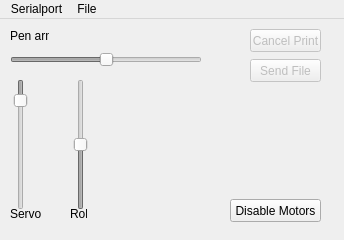
<?xml version="1.0" encoding="UTF-8"?>
<ui version="4.0">
 <class>SphereGui</class>
 <widget class="QMainWindow" name="SphereGui">
  <property name="geometry">
   <rect>
    <x>0</x>
    <y>0</y>
    <width>344</width>
    <height>240</height>
   </rect>
  </property>
  <property name="windowTitle">
   <string>SphereGui</string>
  </property>
  <widget class="QWidget" name="centralWidget">
   <widget class="QPushButton" name="btn_sendFile">
    <property name="enabled">
     <bool>false</bool>
    </property>
    <property name="geometry">
     <rect>
      <x>250</x>
      <y>40</y>
      <width>71</width>
      <height>23</height>
     </rect>
    </property>
    <property name="text">
     <string>Send File</string>
    </property>
   </widget>
   <widget class="QPushButton" name="btn_cancel">
    <property name="enabled">
     <bool>false</bool>
    </property>
    <property name="geometry">
     <rect>
      <x>250</x>
      <y>10</y>
      <width>71</width>
      <height>23</height>
     </rect>
    </property>
    <property name="text">
     <string>Cancel Print</string>
    </property>
   </widget>
   <widget class="QLabel" name="label">
    <property name="geometry">
     <rect>
      <x>10</x>
      <y>190</y>
      <width>50</width>
      <height>10</height>
     </rect>
    </property>
    <property name="maximumSize">
     <size>
      <width>50</width>
      <height>40</height>
     </size>
    </property>
    <property name="text">
     <string>Servo</string>
    </property>
   </widget>
   <widget class="QSlider" name="servoSlider">
    <property name="enabled">
     <bool>false</bool>
    </property>
    <property name="geometry">
     <rect>
      <x>10</x>
      <y>60</y>
      <width>22</width>
      <height>131</height>
     </rect>
    </property>
    <property name="toolTip">
     <string>&lt;html&gt;&lt;head/&gt;&lt;body&gt;&lt;p&gt;&lt;span style=&quot; font-size:10pt;&quot;&gt;Servo position&lt;/span&gt;&lt;/p&gt;&lt;p&gt;&lt;span style=&quot; font-size:10pt;&quot;&gt;Use A &amp;amp; Z for keyboard control&lt;/span&gt;&lt;/p&gt;&lt;/body&gt;&lt;/html&gt;</string>
    </property>
    <property name="minimum">
     <number>23</number>
    </property>
    <property name="maximum">
     <number>120</number>
    </property>
    <property name="value">
     <number>35</number>
    </property>
    <property name="orientation">
     <enum>Qt::Vertical</enum>
    </property>
    <property name="invertedAppearance">
     <bool>true</bool>
    </property>
   </widget>
   <widget class="QSlider" name="eggRoll">
    <property name="enabled">
     <bool>false</bool>
    </property>
    <property name="geometry">
     <rect>
      <x>70</x>
      <y>60</y>
      <width>22</width>
      <height>131</height>
     </rect>
    </property>
    <property name="toolTip">
     <string>&lt;html&gt;&lt;head/&gt;&lt;body&gt;&lt;p&gt;&lt;span style=&quot; font-size:10pt;&quot;&gt;the Roll of the Egg&lt;/span&gt;&lt;/p&gt;&lt;p&gt;&lt;span style=&quot; font-size:10pt;&quot;&gt;Use Arrowkeys Up &amp;amp; Down&lt;/span&gt;&lt;/p&gt;&lt;p&gt;&lt;span style=&quot; font-size:10pt;&quot;&gt;for keyboard control&lt;/span&gt;&lt;/p&gt;&lt;/body&gt;&lt;/html&gt;</string>
    </property>
    <property name="minimum">
     <number>-450</number>
    </property>
    <property name="maximum">
     <number>450</number>
    </property>
    <property name="orientation">
     <enum>Qt::Vertical</enum>
    </property>
   </widget>
   <widget class="QLabel" name="label_2">
    <property name="geometry">
     <rect>
      <x>70</x>
      <y>190</y>
      <width>17</width>
      <height>10</height>
     </rect>
    </property>
    <property name="maximumSize">
     <size>
      <width>50</width>
      <height>10</height>
     </size>
    </property>
    <property name="text">
     <string>Roll</string>
    </property>
   </widget>
   <widget class="QSlider" name="eggPitch">
    <property name="enabled">
     <bool>false</bool>
    </property>
    <property name="geometry">
     <rect>
      <x>10</x>
      <y>30</y>
      <width>192</width>
      <height>22</height>
     </rect>
    </property>
    <property name="toolTip">
     <string>&lt;html&gt;&lt;head/&gt;&lt;body&gt;&lt;p&gt;&lt;span style=&quot; font-size:10pt;&quot;&gt;the Arm&lt;/span&gt;&lt;/p&gt;&lt;p&gt;&lt;span style=&quot; font-size:10pt;&quot;&gt;Use Arrowkeys Left &amp;amp; Right&lt;/span&gt;&lt;/p&gt;&lt;p&gt;&lt;span style=&quot; font-size:10pt;&quot;&gt;for Keyboard control&lt;/span&gt;&lt;/p&gt;&lt;/body&gt;&lt;/html&gt;</string>
    </property>
    <property name="minimum">
     <number>-112</number>
    </property>
    <property name="maximum">
     <number>112</number>
    </property>
    <property name="orientation">
     <enum>Qt::Horizontal</enum>
    </property>
   </widget>
   <widget class="QLabel" name="label_3">
    <property name="geometry">
     <rect>
      <x>10</x>
      <y>10</y>
      <width>39</width>
      <height>13</height>
     </rect>
    </property>
    <property name="text">
     <string>Pen arm</string>
    </property>
   </widget>
   <widget class="QPushButton" name="pushButton">
    <property name="geometry">
     <rect>
      <x>230</x>
      <y>180</y>
      <width>91</width>
      <height>23</height>
     </rect>
    </property>
    <property name="text">
     <string>Disable Motors</string>
    </property>
   </widget>
  </widget>
  <widget class="QMenuBar" name="menuBar">
   <property name="geometry">
    <rect>
     <x>0</x>
     <y>0</y>
     <width>344</width>
     <height>21</height>
    </rect>
   </property>
   <widget class="QMenu" name="menuSerialport">
    <property name="title">
     <string>Serialport</string>
    </property>
   </widget>
   <widget class="QMenu" name="menuSendfile">
    <property name="title">
     <string>File</string>
    </property>
    <addaction name="actionOpen_file"/>
    <addaction name="separator"/>
    <addaction name="actionRecent"/>
   </widget>
   <addaction name="menuSerialport"/>
   <addaction name="menuSendfile"/>
  </widget>
  <action name="actionOpen_file">
   <property name="text">
    <string>Select</string>
   </property>
  </action>
  <action name="actionRecent">
   <property name="text">
    <string>Recent</string>
   </property>
  </action>
 </widget>
 <layoutdefault spacing="6" margin="11"/>
 <resources/>
 <connections/>
</ui>
